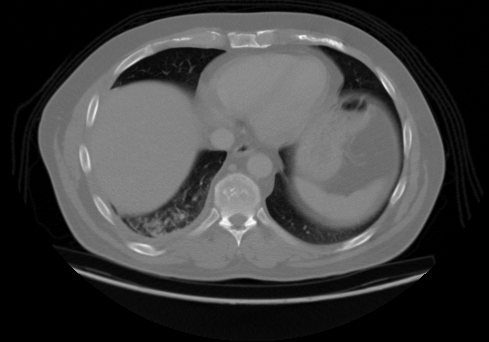
#> input picture images/test/adenocarcinoma/000132 (7).png, 489 x 342 px, given as the content of the folder ./images/train, which was not available
$ python construct_randomForest.py
#> lines starting #> are read from the running program, lines starting #| are printed output that depends on the picture
import os
import cv2
import numpy as np
from sklearn.model_selection import GridSearchCV
from sklearn.ensemble import RandomForestClassifier
from sklearn.metrics import accuracy_score, confusion_matrix
from joblib import dump
import matplotlib.pyplot as plt

train_data_path = "./images/train"
test_data_path = "./images/test"
train_classes = os.listdir(train_data_path)
test_classes = os.listdir(test_data_path)

IMAGE_HEIGHT = 435
IMAGE_WIDTH = 303

train_images = []
train_labels = []
test_images = []
test_labels = []

# chargement des images et labels d'entrainement
for i, class_name in enumerate(train_classes):
    class_path = os.path.join(train_data_path, class_name)
    for image_name in os.listdir(class_path):
        image_path = os.path.join(class_path, image_name)
        image = cv2.imread(image_path)
#> image is the input picture: shape (342, 489, 3); min 0, max 255, mean 64.3
        # Redimensionner l'image à une taille fixe (taille moyenne des images)
        resized_image = cv2.resize(image, (IMAGE_HEIGHT, IMAGE_WIDTH))
        # Aplatissement de l'image en une seule dimension
        flattened_image = resized_image.reshape(-1)
        train_images.append(flattened_image)
        train_labels.append(i)

# chargement des images et labels de test
for i, class_name in enumerate(test_classes):
    class_path = os.path.join(test_data_path, class_name)
    for image_name in os.listdir(class_path):
        image_path = os.path.join(class_path, image_name)
        image = cv2.imread(image_path)
        # Redimensionner l'image à une taille fixe (taille moyenne des images)
        resized_image = cv2.resize(image, (IMAGE_HEIGHT, IMAGE_WIDTH))
        # Aplatissement de l'image en une seule dimension
        flattened_image = resized_image.reshape(-1)
        test_images.append(flattened_image)
        test_labels.append(i)
#> pass 2 of the loop `for i, class_name in enumerate(test_classes):`:
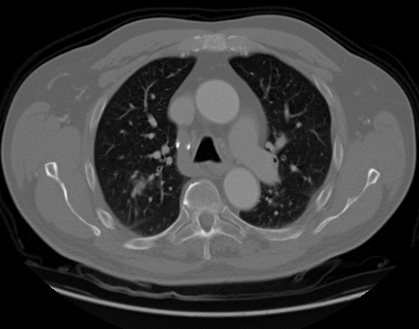
#> input picture images/test/squamous.cell.carcinoma/000125 (6).png, 419 x 329 px, found by its file name
#> image is the input picture: shape (329, 419, 3); min 0, max 255, mean 63.3
#> `resized_image = cv2.resize(image, (IMAGE_HEIGHT, IMAGE_WIDTH))`:
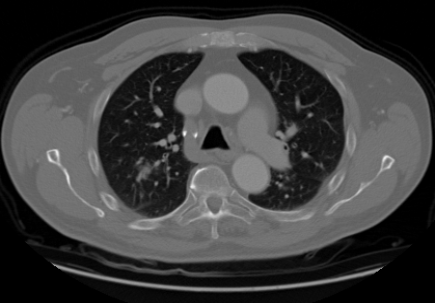
#> resized_image: shape (303, 435, 3); min 0, max 246, mean 63.2

# Conversion des listes en tableaux NumPy
train_images = np.array(train_images)
train_labels = np.array(train_labels)
test_images = np.array(test_images)
test_labels = np.array(test_labels)

# Affectation des données d'entrainement et de test
X_train = train_images
y_train = train_labels
X_test = test_images
y_test = test_labels

# Créer un modèle Random Forest
model = RandomForestClassifier(n_estimators=400)

# Entraîner le modèle final sur les données d'entraînement
model.fit(X_train, y_train)

# Faire des prédictions sur les données de test
y_pred = model.predict(X_test)

# Évaluer les performances du modèle final
accuracy = accuracy_score(y_test, y_pred)
print("Accuracy:", accuracy)

# Calculer la matrice de confusion
confusion = confusion_matrix(y_test, y_pred)
print("Confusion Matrix:")
print(confusion)

# Afficher la matrice de confusion graphiquement avec les valeurs des cellules
plt.imshow(confusion, cmap='Blues')
plt.title('Matrice de Confusion')
plt.colorbar()
tick_marks = np.arange(len(test_classes))
plt.xticks(tick_marks, test_classes, rotation=45)
plt.yticks(tick_marks, test_classes)
plt.xlabel('Prédictions')
plt.ylabel('Valeurs Réelles')

# Ajouter les valeurs des cellules dans la matrice
thresh = confusion.max() / 2.0
for i in range(confusion.shape[0]):
    for j in range(confusion.shape[1]):
        plt.text(j, i, format(confusion[i, j], 'd'),
                 ha="center", va="center",
                 color="white" if confusion[i, j] > thresh else "black")

plt.show()
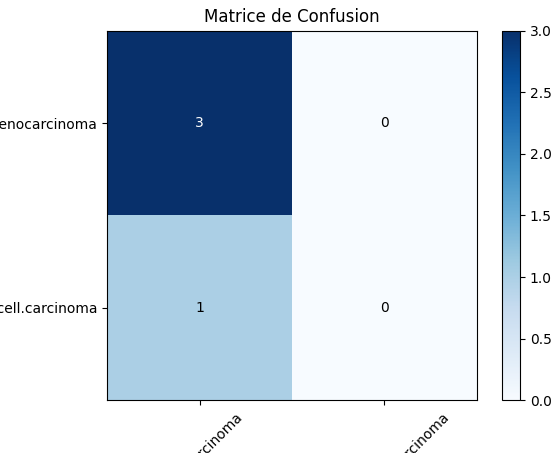
#> figure drawn by matplotlib, 2 panels

# Sauvegarder le modèle final entraîné
dump(model, 'C:/Users/galse/DS50/models/randomForest.joblib')
